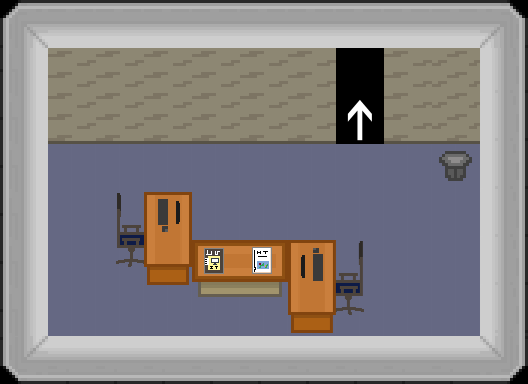

Rendered tile map (Tiled .tmx) drawn with the repository's tilesets; below, a short description and the map source with its tile grids summarised:
An orthogonal 11x8 tile map with 48x48 px tiles, 6 tile layers (floor, floor 2, map-transition, wall, ...).

<map version="1.0" orientation="orthogonal" width="11" height="8" tilewidth="48" tileheight="48">
 <tileset firstgid="1" name="tilesheet" tilewidth="48" tileheight="48">
  <image source="../img/tilesheet.png" width="960" height="1820" />
 </tileset>
 <layer name="floor" width="11" height="8">
  <data>[88 cells, 36 non-empty, 1 distinct tile ids]</data>
 </layer>
 <layer name="floor 2" width="11" height="8">
  <data>[88 cells, 2 non-empty, 2 distinct tile ids]</data>
 </layer>
 <layer name="map-transition" width="11" height="8">
  <data>[88 cells, 1 non-empty, 1 distinct tile ids]</data>
 </layer>
 <layer name="wall" width="11" height="8">
  <data>[88 cells, 50 non-empty, 12 distinct tile ids]</data>
 </layer>
 <layer name="Object 1" width="11" height="8">
  <data>[88 cells, 11 non-empty, 11 distinct tile ids]</data>
 </layer>
 <layer name="Object 2" width="11" height="8">
  <data>[88 cells, 4 non-empty, 4 distinct tile ids]</data>
 </layer>
</map>